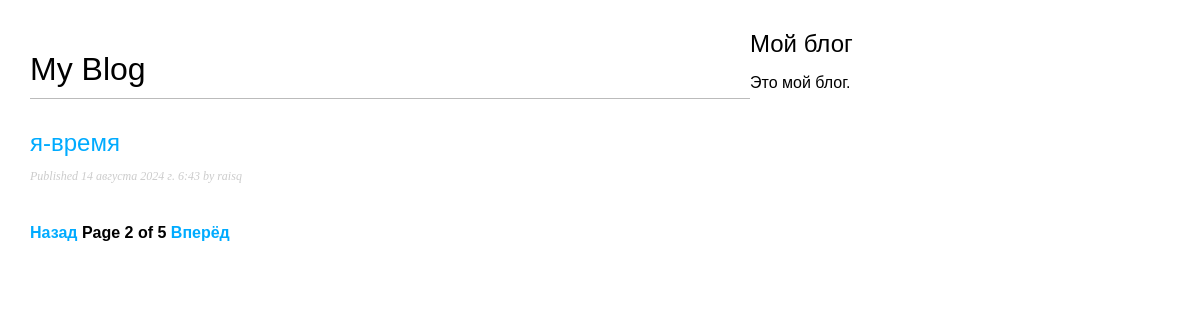
Screenshot of /blog/?page=2 with the database file from the repository.
### blog/models.py (models this page shows, shortened)
class Post(models.Model):
    class Status(models.TextChoices):
        DRAFT = 'DF', 'Draft'
        PUBLISHED = 'PB', 'Published'
    title = models.CharField(max_length=250)
    slug = models.SlugField(max_length=250,unique_for_date='publish')
    author = models.ForeignKey(User,
                               on_delete=models.CASCADE,
                               related_name='blog_posts')
    bode = models.TextField()
    publish = models.DateTimeField(default=timezone.now)
    create = models.DateTimeField(auto_now_add=True)
    update = models.DateTimeField(auto_now=True)
    status = models.CharField(max_length=2,
                              choices=Status.choices,
                              default=Status.DRAFT)
    objects = models.Manager() # менеджер, применяемый по умолчанию
    published = PublishedManager() # конкретно-прикладной менеджер
    class Meta:
        ordering = ['-publish']
        indexes = [
            models.Index(fields=['-publish']),
        ]
    def get_absolute_url(self):
        return reverse('blog:post_detail',
                       args=[self.publish.year,
                            self.publish.month,
                            self.publish.day,
                            self.slug])

### blog/views.py (the view)
# urls.py: path('', views.post_list, name='post_list'),
def post_list(request):
    post_list = Post.published.all()
    paginator = Paginator(post_list, 1)
    page_number = request.GET.get('page', 1)
    posts = paginator.page(page_number)
    return render(request, 'blog/post/list.html',{'posts':posts})

### blog/models.py (called while the page is built)
    def get_queryset(self):
        return super().get_queryset()\
                    .filter(status=Post.Status.PUBLISHED)

### blog/templates/blog/post/list.html (shortened to what this page needs)
{% extends "blog/base.html" %}
   {% block content %}
      <h1>My Blog</h1>
      {% for post in posts %}
         <h2>
            <a href="{{ post.get_absolute_url }}">
               {{ post.title }}
            </a>
         </h2>
         <p class="date">
            Published {{ post.publish }} by {{ post.author }}
         </p>
      {% endfor %}
      {% include "pagination.html" with page=posts %}
   {% endblock %}

### blog/static/css/blog.css (style rules this page uses)
body { margin:0; padding:0; font-family:helvetica, sans-serif; }
a { color:#00abff; text-decoration:none; }
h1 { font-weight:normal; border-bottom:1px solid #bbb; padding:0 0 10px 0; }
h2 { font-weight:normal; margin:30px 0 0; }
p.date { color:#ccc; font-family: georgia, serif; font-size: 12px; font-style: italic; }

### rows the page displays
Post: title "я-время", publish "14 августа 2024 г. 6:43", author "raisq"

### other values shown
{{ page.number }} "2"
{{ page.paginator.num_pages }} "5"
